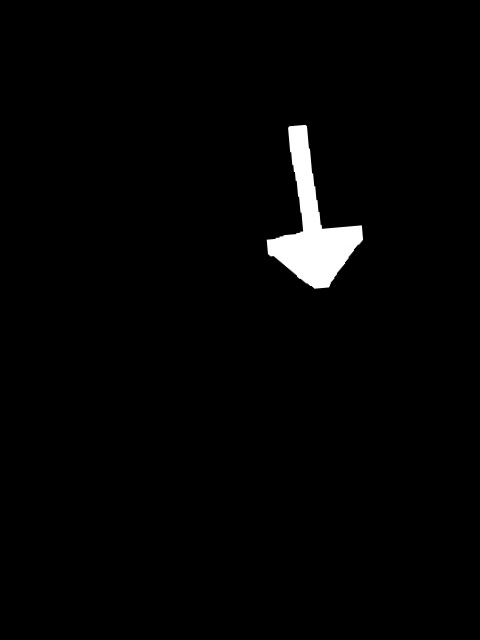
#> input picture BTP_new/DownImages/Image1003.jpg, 480 x 640 px; its folder holds only this picture in this run
$ jupyter execute --allow-errors BTP.ipynb   (shell and % lines are left out)
#> lines starting #> are read from the running program, lines starting #| are printed output that depends on the picture
#> further down, img is the input picture: shape (640, 480, 3); min 0, max 255, mean 4.7
#> `image_downscaled = downscale_local_mean(image, (4, 3))`:
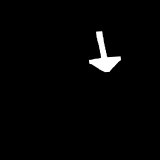
#> image_downscaled: shape (160, 160) float64; min 0, max 1, mean 0.0185
[cell 1]
import pandas as pd
import numpy as np
import os
import math
import matplotlib.pyplot as plt
import matplotlib.image as mpimg
from skimage import data, color
from skimage.transform import rescale, resize, downscale_local_mean
#> (the rest of this cell did not finish here and is left out)

[cell 2]
data = []
data1 = []
fPath = os.getcwd()
directories = ['DownImages','UpImages','LeftImages','RightImages']

#> (the rest of this cell did not finish here and is left out)

[cell 3]
fPath = os.getcwd()
directories = ['DownImages','UpImages','LeftImages','RightImages']
dirPath = fPath + '/' + directories[0]
#> (the rest of this cell did not finish here and is left out)

[cell 4]
image = color.rgb2gray(img)
image_rescaled = rescale(image, 1.0 / 4.0, anti_aliasing=False)
image_resized = resize(image, (image.shape[0] / 4, image.shape[1] / 4), anti_aliasing=True)
image_downscaled = downscale_local_mean(image, (4, 3))

fig, axes = plt.subplots(nrows=2, ncols=2)

ax = axes.ravel()
ax[0].imshow(image, cmap='gray')
ax[0].set_title("Original image")

ax[1].imshow(image_rescaled, cmap='gray')
ax[1].set_title("Rescaled image (aliasing)")

ax[2].imshow(image_resized, cmap='gray')
ax[2].set_title("Resized image (no aliasing)")

ax[3].imshow(image_downscaled, cmap='gray')
ax[3].set_title("Downscaled image (no aliasing)")

ax[0].set_xlim(0, 512)
ax[0].set_ylim(512, 0)
plt.tight_layout()
plt.show()
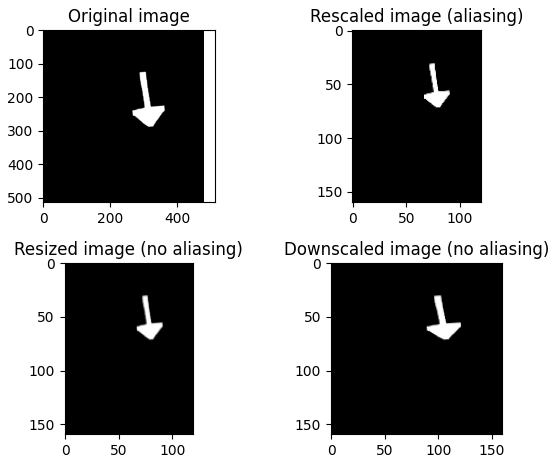
#> figure drawn by matplotlib, 4 panels

[cell 5]
df = pd.DataFrame(data)
#> df = table of 1 rows and 25600 columns
df.to_csv('data1.csv')
print(df.shape)
#| (1, 25600)

[cell 6]
df.head(3)
#> Out = table of 1 rows and 25600 columns
